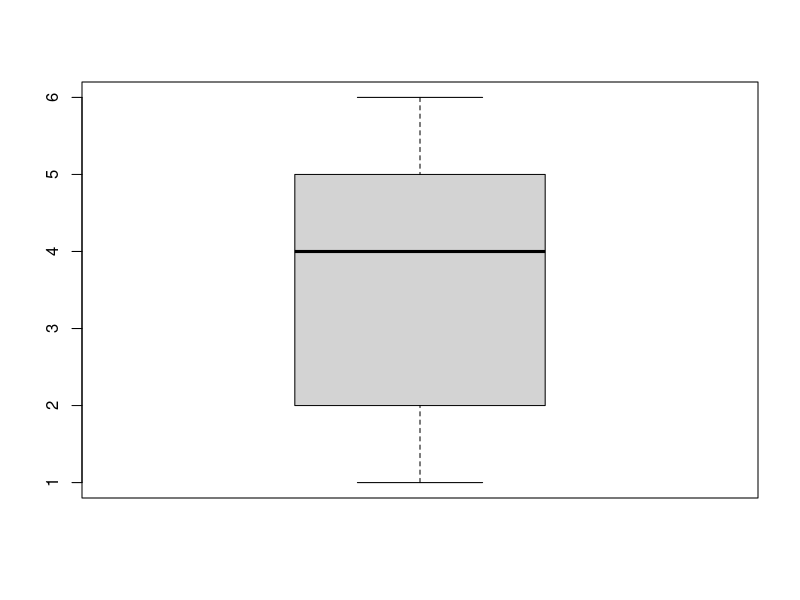
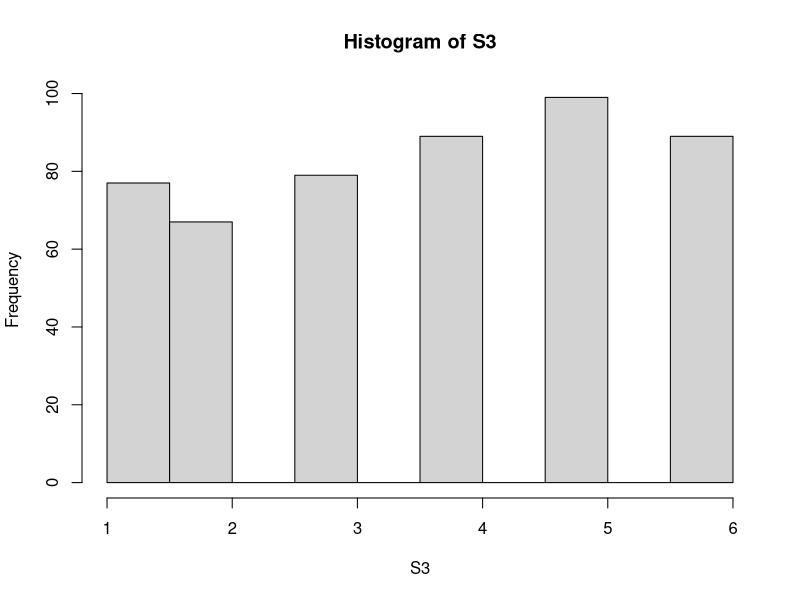

R code for these plots, in order:
## ---- chunk 1
knitr::opts_chunk$set(echo = TRUE, warning = FALSE, message = FALSE, fig.align = "center", comment = NA)
#library(tidyverse)
## ---- chunk 2
salary <- 6
Salary <- 4

salary
Salary

# notice that Salary does NOT equal salary

rm(Salary) # gets rid of upper case Salary; don't keep junk in the Global Environment!


x <- 5
x

y <- 3
y

z <- 8
z

## ---- chunk 3
x + y
## ---- chunk 4
firstVec <- c(x, y, z)

firstVec

firstVec^2


# create vectors with just numbers

vals <- c(2,4,8)
vals

#multiply vectors together, note:  by component
firstVec*vals

#multiply vectors by constants
2*firstVec
## ---- chunk 5

cbind(firstVec,vals) #stick vectors togther in columns
rbind(firstVec,vals) #stick vectors together in rows

#Need help?
?cbind

#sequences...say values on a die with their probabilities:
dots <- seq(1,6)
dots

probdots <- rep(1/6,6)
probdots

#Need help?
?seq
?rep

# Add elements of a vector
sum(dots)


## ---- chunk 6

S1 <- sample(dots,size=5,replace=T,prob=probdots)
S2 <- sample(dots,size=5,replace=T,prob=probdots)
S1
S2


# big sample, tables & graphs
S3 <- sample(dots,size=500,replace=T,prob=probdots)
S3 

table(S3)
boxplot(S3)
hist(S3)

# statistics
mean(S3)
sd(S3)
## ---- chunk 7
# Loop through the sequence 1 to 5 printing the square of each number

for (j in 1:5)
{
  print(j^2)
}


# We can capture the results of our loop in a list
# First we create a vector and then we fill in its values


x = rep(0,5) # define a vector with zeors before we use x in the loop


for (j in 1:5)
{
  x[j] = j^2
}

x

#How about the sum of the first 100 squares? You try!


## ---- chunk 8


M2 <- matrix(c(1,3,5,2,4,6),nrow=2,byrow=T)
M2

M3 <- matrix(c(1,3,5,2,4,6),nrow=3,byrow=T)
M3

M4 <- matrix(c(1,3,5,2,4,6),nrow=3,byrow=F)
M4


## ---- chunk 9
M2[2,3] # 2nd row 3rd column 
